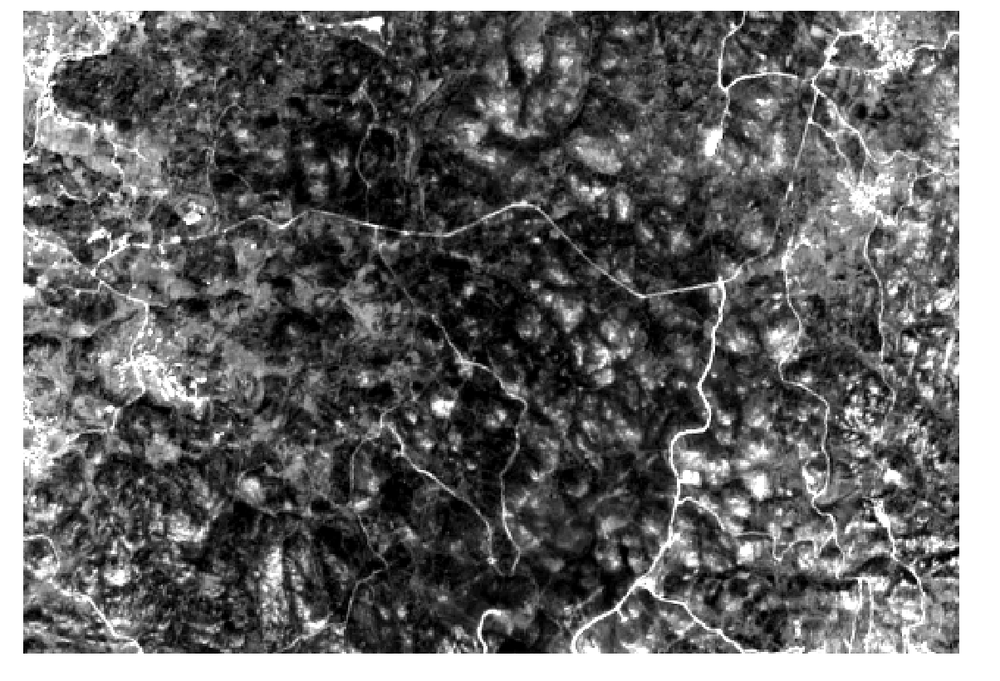
#> input picture wtf.tif, 1000 x 681 px, shrunk from 1204 x 820 before the run
$ python road_detection.py   (older library calls are emulated)
#> lines starting #> are read from the running program, lines starting #| are printed output that depends on the picture; after the words box and inside, x2 and y2 are one past the last pixel; in counts of white or black regions, pixels touching at a corner belong together
import numpy as np
import gdal
import cv2
import matplotlib.pyplot as plt
import mahotas

from os import walk

default_path = "R10_test"
''''
def read_image(path):
    bandas = []
    tci = []
    rgb = []
    #obter os ficheiros da pasta dada como input
    for (dirpath, dirnames, filenames) in walk(path):
        jp2s = filenames
        break
    for jp2 in jp2s:
        if 'TCI' in jp2:
            nir_ds = gdal.Open(path + "/" + jp2)
            nir_band = nir_ds.GetRasterBand(1)
            nir = nir_band.ReadAsArray()
            tci = nir
        if 'B02' in jp2:
            nir_ds = gdal.Open(path + "/" + jp2)
            nir_band = nir_ds.GetRasterBand(1)
            nir = nir_band.ReadAsArray()
            rgb.append(np.array(nir))
        if 'B03' in jp2:
            nir_ds = gdal.Open(path + "/" + jp2)
            nir_band = nir_ds.GetRasterBand(1)
            nir = nir_band.ReadAsArray()
            rgb.append(np.array(nir))
        if 'B04' in jp2:
            nir_ds = gdal.Open(path + "/" + jp2)
            nir_band = nir_ds.GetRasterBand(1)
            nir = nir_band.ReadAsArray()
            rgb.append(np.array(nir))
    return  np.array(rgb)

def detect_clouds(image,N,L):
    blur = cv2.GaussianBlur(image, (5, 5), 0)
    mean = np.array(blur).mean()
    st = np.array(blur).std()
    print(mean)
    for i in range(0,N):
        for j in range(0,L):
            if blur[i,j] <= mean - st or blur[i,j] >= mean+st:
                image[i,j] = mean
    return image

#ajuste de iluminação da imagem
def adjust_gamma(image, gamma=0.3):
    # build a lookup table mapping the pixel values [0, 255] to
    # their adjusted gamma values
    invGamma = 1.5 / gamma
    table = np.array([((i / 255.0) ** invGamma) * 255
    for i in np.arange(0, 256)]).astype("uint8")
    # apply gamma correction using the lookup table
    return cv2.LUT(image, table)

def pre_process(tci):
    final = tci
    #subdividir a imagem de forma a que o aumento do contraste tenha melhores resultados
    clahe = cv2.createCLAHE(clipLimit=4.0, tileGridSize=(8,8))
    contrast = clahe.apply(final)
    gamma = adjust_gamma(contrast)
    return gamma

def print_image(image):
    plt.imshow(image,cmap='gray')
    plt.show()

def build_filters():
    filters = []
    ksize = 52
    for theta in np.arange(0, np.pi, np.pi / 7):
        #kern = cv2.getGaborKernel((ksize, ksize), 1.0, theta, 5.0, 0.5, 0, ktype=cv2.CV_32F)
        kern = cv2.getGaborKernel((ksize,ksize), 3.0, theta, 10.0, 0.5, 0, ktype=cv2.CV_32F)
        kern /= 1.5*kern.sum()
        filters.append(kern)
    return filters

def process_gabor(img, filters):
    accum = np.zeros_like(img)
    gabor = img
    for kern in filters:
        fimg = cv2.filter2D(gabor, cv2.CV_8UC3, kern)
        np.maximum(accum, fimg, accum)
    return accum

def gabor_filtering(image):
    filters = build_filters()
    gabor = process_gabor(image,filters)
    #print_image(gabor)
    ret, th1 = cv2.threshold(image, 100, 255, cv2.THRESH_BINARY)
    print_image(th1)
    return gabor

def path_opening(image):
    ksize = 7
    kernel = cv2.getStructuringElement(cv2.MORPH_ELLIPSE,(ksize,ksize))
    kernel2 = cv2.getStructuringElement(cv2.MORPH_ELLIPSE,(ksize,ksize))
    kernel3 = cv2.getStructuringElement(cv2.MORPH_CROSS,(ksize,ksize))
    ret1, th1 = cv2.threshold(image, 127, 255, cv2.THRESH_BINARY)
    erode = cv2.erode(th1,kernel)
    dilation = cv2.dilate(erode,kernel,iterations=1)
    print_image(image)
    return 0'''

def print_image(image):
    plt.imshow(image,cmap='gray')
    plt.show()

# [20 lines left out: functions crop, detect_clouds, not called in this run]

#ajuste de iluminação da imagem
def adjust_gamma(image, gamma=0.5):
    # build a lookup table mapping the pixel values [0, 255] to
    # their adjusted gamma values
    invGamma = 1.5 / gamma
    table = np.array([((i / 255.0) ** invGamma) * 255
    for i in np.arange(0, 256)]).astype("uint8")
    # apply gamma correction using the lookup table
    return cv2.LUT(image, table)

def pre_process(tci):
    final = tci
    clahe = cv2.createCLAHE(clipLimit=2.0, tileGridSize=(8,8))
    contrast = clahe.apply(final)
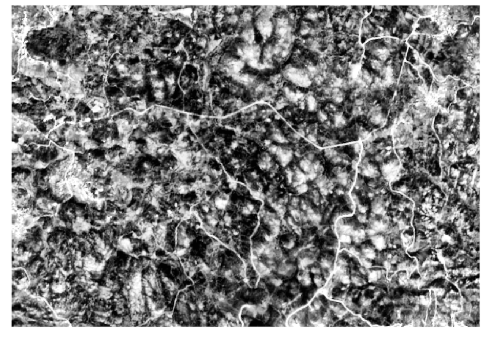
#> contrast: shape (681, 1000) (shown at 1/2 size); min 0, max 255, mean 132.7
    gamma = adjust_gamma(contrast)
#> in adjust_gamma, `return cv2.LUT(image, table)`:
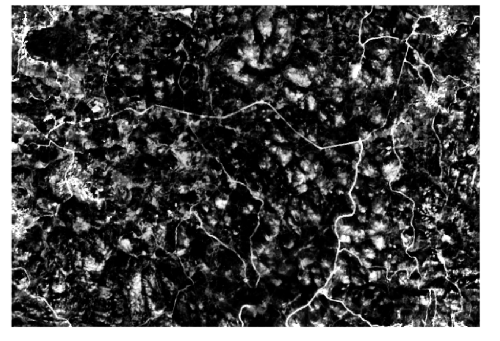
#> returned value: shape (681, 1000) (shown at 1/2 size); min 0, max 255, mean 74.1
    return gamma

# [17 lines left out: functions process_gabor, build_filters, not called in this run]

def divide_regions(image):
    division = 4
    step = round(255/division)
    mean = np.array(image).mean()
#> mean = 74.09
    st = np.array(image).std()
#> st = 88.48
    region1 = image<step
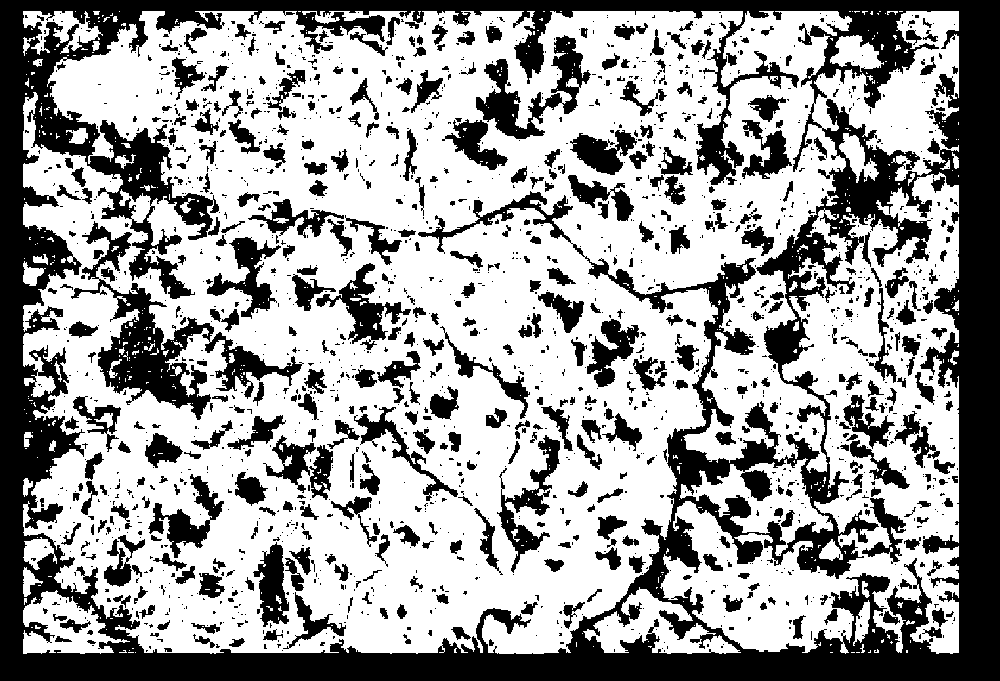
#> region1: shape (681, 1000) bool; 62.1% white; 1848 black regions (1363 under 20 px), largest, box (x1, y1, x2, y2) and area: (0, 0, 1000, 681) 161474, (71, 221, 304, 420) 9616, (476, 35, 591, 139) 3862
    region2 = image<(2*step)-region1
#> region2: shape (681, 1000) bool; 76% white; 1849 black regions (1391 under 20 px), largest, box (x1, y1, x2, y2) and area: (0, 0, 1000, 681) 97498, (626, 263, 744, 536) 3543, (82, 279, 210, 414) 3414
    region3 = image<(3*step)-region2
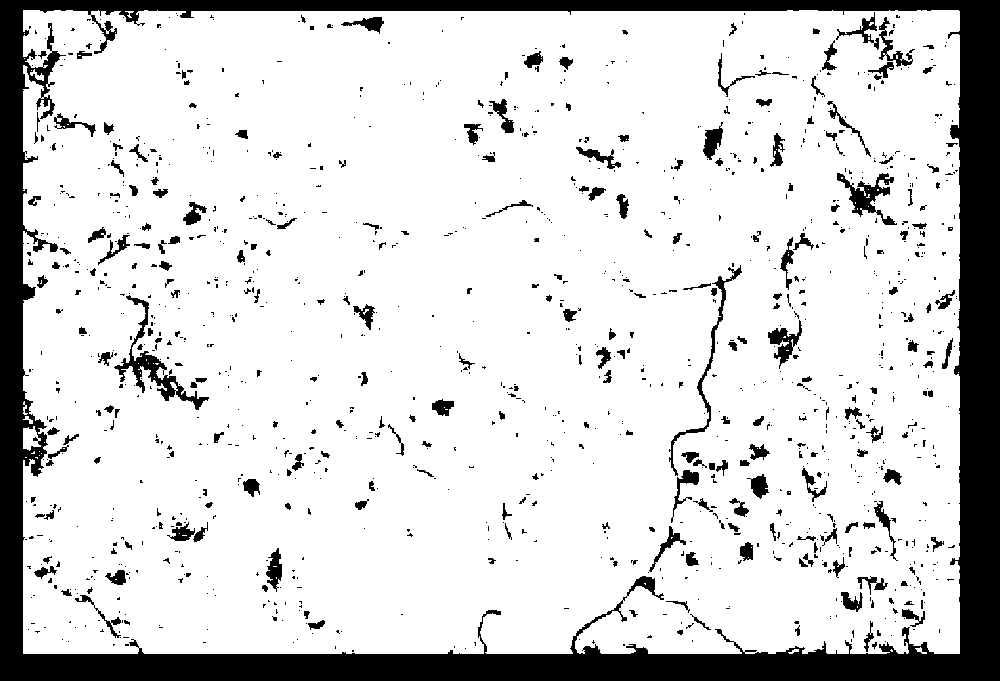
#> region3: shape (681, 1000) bool; 83.7% white; 1271 black regions (1008 under 20 px), largest, box (x1, y1, x2, y2) and area: (0, 0, 1000, 681) 83459, (114, 295, 209, 410) 1617, (837, 173, 897, 225) 1014
    region4 = image - region3
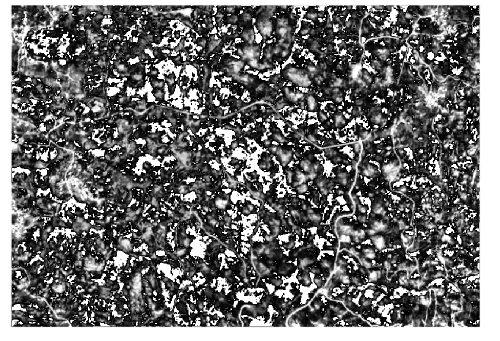
#> region4: shape (681, 1000) (shown at 1/2 size); min 0, max 255, mean 110.5
    return region1,region2,region3,region4

# [9 lines left out: function gabor_filtering, not called in this run]
    #return gabor


if __name__=="__main__":
    # [8 lines of commented-out code are left out]

    tci = np.array((cv2.imread('wtf.tif'))[:,:,1])
    #print_image(tci)
    pre = pre_process(tci)
    r1,r2,r3,r4 = divide_regions(pre)
    clouds = r3 * pre
    grass = (1-r1) * clouds
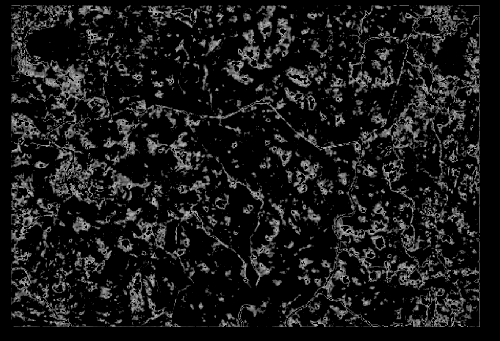
#> grass: shape (681, 1000) int64 (shown at 1/2 size); min 0, max 189, mean 24.7
    #cv2.Canny(grass.astype(np.uint8),0,255)
    #gabor_filtering(np.array(grass))
    #print_image(pre)
    f = plt.figure()
    f.add_subplot(1, 3, 1)
    plt.imshow(pre)
    f.add_subplot(1, 3, 2)
    plt.imshow(grass)
    f.add_subplot(1, 3, 3)
    plt.imshow(cv2.morphologyEx(grass.astype(np.uint8), cv2.MORPH_OPEN, np.ones((2,2)),iterations=2))
    plt.show()
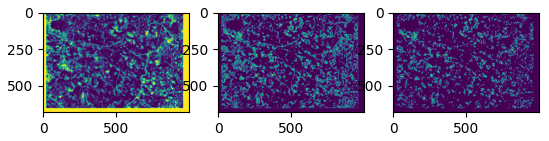
#> figure drawn by matplotlib, 3 panels
    #gabor_filtering(new)

$ run again, with adaptative.png saved as wtf.tif
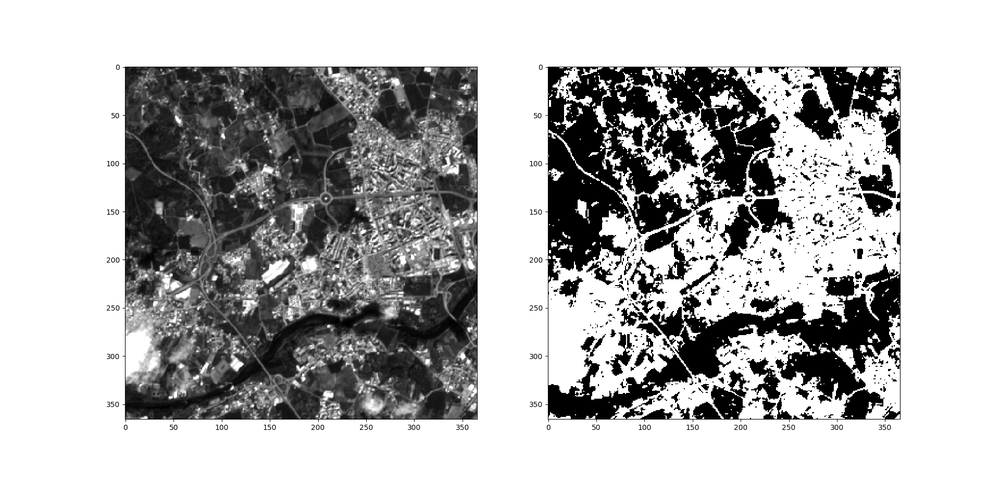
#> input picture adaptative.png, 1000 x 481 px, shrunk from 1920 x 923 before the run
#> mean = 162.9
#> st = 113.5
#> in divide_regions, `region1 = image<step`:
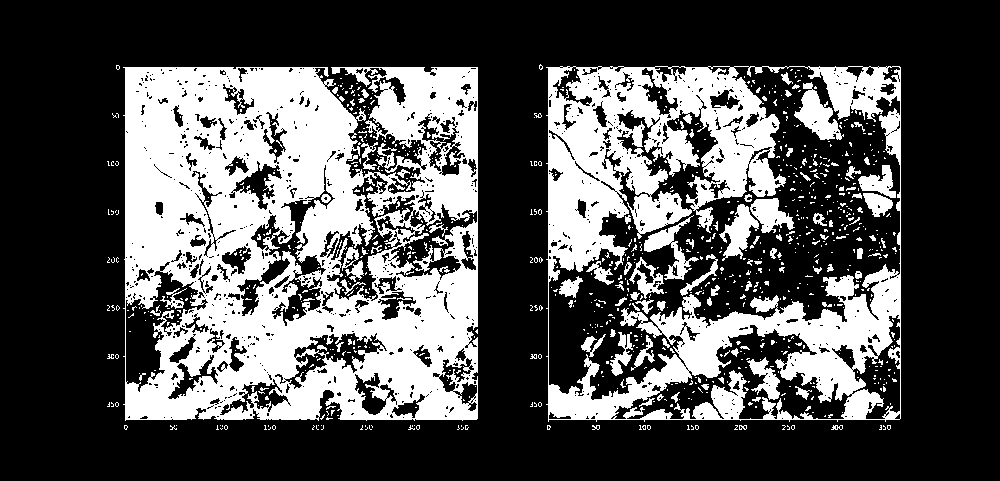
#> region1: shape (481, 1000) bool; 32.7% white; 909 white regions (804 under 20 px), largest, box (x1, y1, x2, y2) and area: (123, 67, 478, 421) 89348, (546, 66, 901, 422) 51893, (794, 82, 844, 140) 1308
#> region2: shape (481, 1000) bool; 37.5% white; 568 white regions (457 under 20 px), largest, box (x1, y1, x2, y2) and area: (123, 66, 478, 422) 109966, (545, 66, 901, 422) 57516, (644, 214, 699, 281) 1093
#> region3: shape (481, 1000) bool; 40.4% white; 421 white regions (299 under 20 px), largest, box (x1, y1, x2, y2) and area: (122, 66, 478, 422) 119197, (545, 66, 901, 422) 64138, (719, 198, 796, 262) 2178
#> grass: shape (481, 1000) int64; 72 distinct labels, from 0 to 189
#> `plt.show()`:
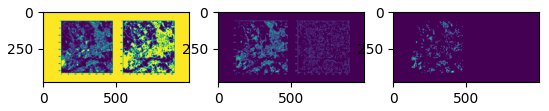
#> figure drawn by matplotlib, 3 panels

$ run again, with adaptative2.png saved as wtf.tif
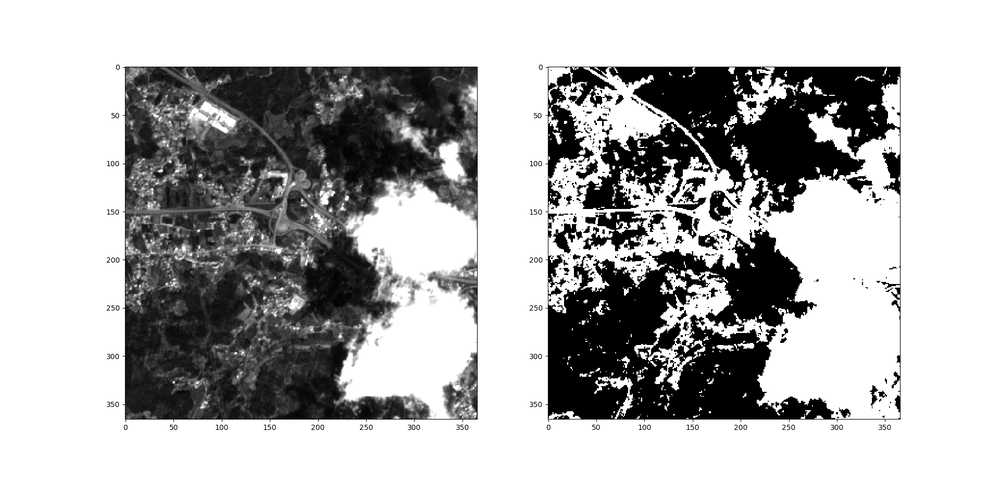
#> input picture adaptative2.png, 1000 x 481 px, shrunk from 1920 x 923 before the run
#> mean = 166.2
#> st = 114.9
#> in divide_regions, `region1 = image<step`:
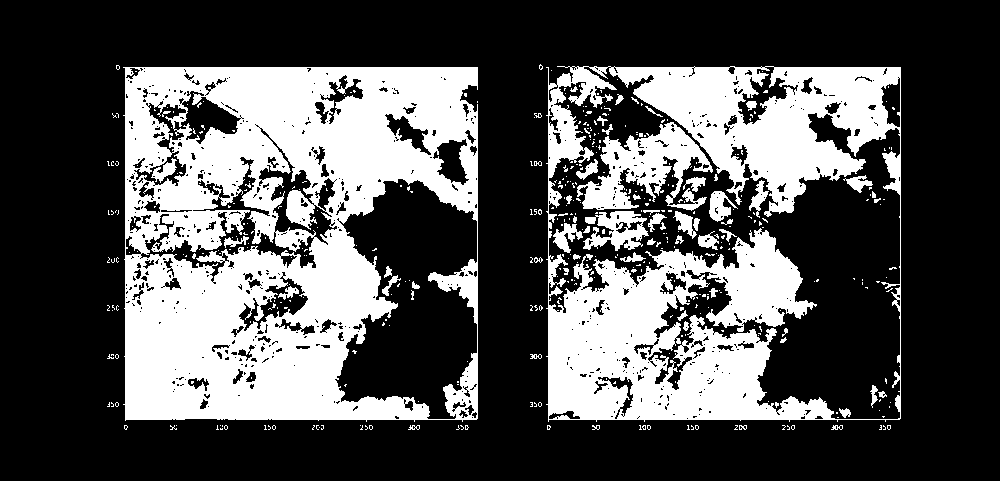
#> region1: shape (481, 1000) bool; 32.5% white; 442 white regions (383 under 20 px), largest, box (x1, y1, x2, y2) and area: (123, 67, 478, 422) 84879, (546, 66, 901, 422) 58078, (577, 122, 713, 211) 5527
#> region2: shape (481, 1000) bool; 35.9% white; 298 white regions (234 under 20 px), largest, box (x1, y1, x2, y2) and area: (123, 66, 478, 422) 98211, (545, 66, 901, 422) 61541, (576, 122, 714, 211) 6132
#> region3: shape (481, 1000) bool; 37.9% white; 187 white regions (114 under 20 px), largest, box (x1, y1, x2, y2) and area: (122, 66, 478, 422) 103964, (545, 66, 901, 422) 70820, (583, 211, 649, 252) 1674
#> grass: shape (481, 1000) int64; 72 distinct labels, from 0 to 189
#> `plt.show()`:
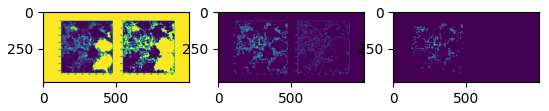
#> figure drawn by matplotlib, 3 panels
